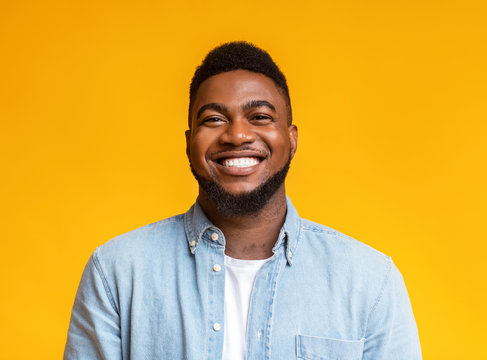
#> input picture Day_8_OpenCV_6/images/person_image.jpg, 487 x 360 px, given in place of the camera
$ python 2_face_anonymizer_using_cascade_classifier.py
#> lines starting #> are read from the running program, lines starting #| are printed output that depends on the picture; after the words box and inside, x2 and y2 are one past the last pixel; in counts of white or black regions, pixels touching at a corner belong together
import cv2

face_cascade = cv2.CascadeClassifier(cv2.data.haarcascades + 'haarcascade_frontalface_default.xml')
webcam = cv2.VideoCapture(0)

while True:
  _ , frame = webcam.read()
#> frame is the input picture: shape (360, 487, 3); mean B, G, R 64.3, 172.9, 219.7

  gray_frame = cv2.cvtColor(frame , cv2.COLOR_BGR2GRAY)
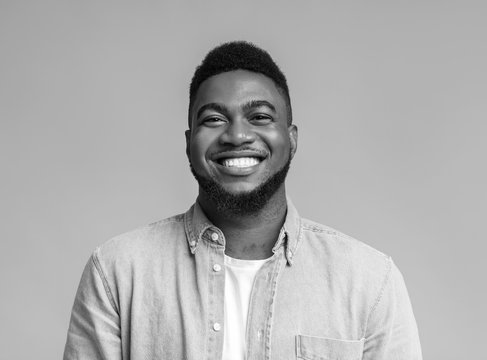
#> gray_frame: shape (360, 487); min 1, max 255, mean 174.5

  faces = face_cascade.detectMultiScale(gray_frame , scaleFactor=1.1 , minNeighbors=5)
#> faces = [[180, 70, 116, 116]]

  for (x,y,w,h) in faces:
    cv2.rectangle(frame , (x,y),(x+w,y+h),(0,255,0),1)
    cropped_face = frame[y:y+h,x:x+w]
    blur_part = cv2.GaussianBlur(cropped_face,(61,61),0)

    frame[y:y+h,x:x+w] = blur_part
#> this loop made 1 pass
#> pass 1, `cropped_face = frame[y:y+h,x:x+w]`:
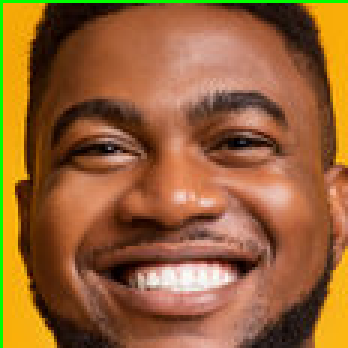
#> cropped_face: shape (116, 116, 3) (shown 3 times larger); mean B, G, R 53.5, 98.7, 150
#> pass 1, `blur_part = cv2.GaussianBlur(cropped_face,(61,61),0)`:
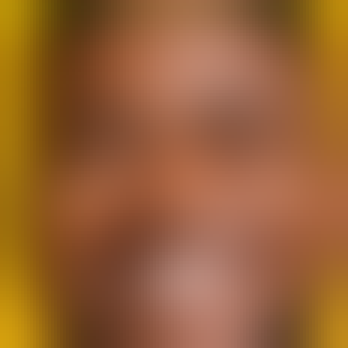
#> blur_part: shape (116, 116, 3) (shown 3 times larger); mean B, G, R 53.8, 97.2, 151.1
#> after the loop:
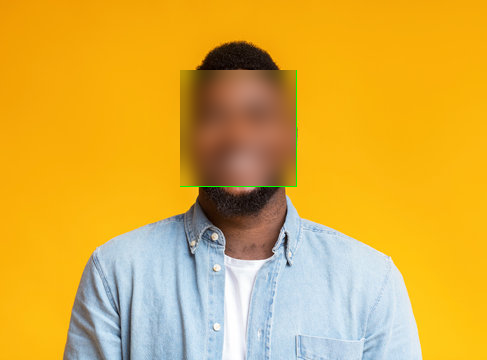
#> frame: shape (360, 487, 3); 7.81% of pixels changed, all inside (x1, y1, x2, y2) = (180, 70, 297, 187)

  cv2.imshow("Webcame",frame)
  if cv2.waitKey(4) & 0xFF == ord("q"):
#> (key q is pressed here)
    break


webcam.release()
cv2.destroyAllWindows()
